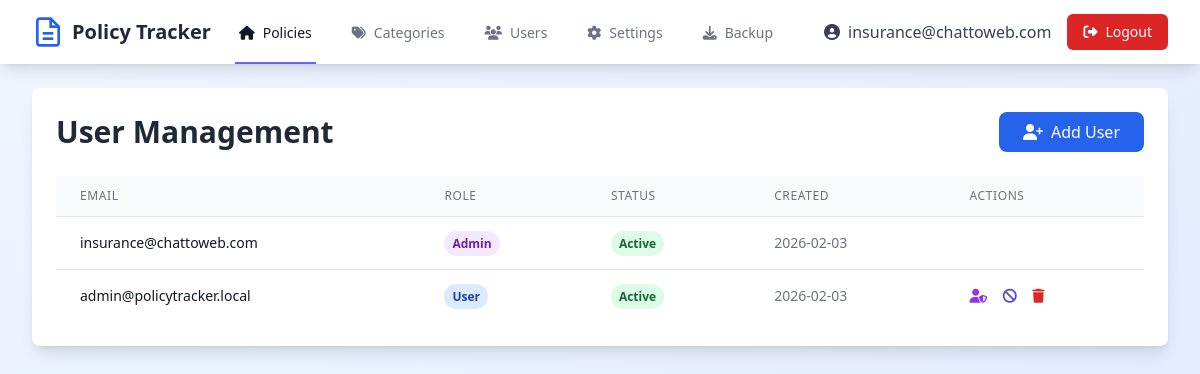
Page /users (signed in) on the committed database.
### tables this page shows
CREATE TABLE users
                 (id INTEGER PRIMARY KEY AUTOINCREMENT,
                  email TEXT UNIQUE NOT NULL,
                  password TEXT NOT NULL,
                  is_admin INTEGER DEFAULT 0,
                  enabled INTEGER DEFAULT 1,
                  created_at TIMESTAMP DEFAULT CURRENT_TIMESTAMP);

### app.py (the view)
@app.route('/users')
@admin_required
def users():
    conn = get_db()
    c = conn.cursor()
    c.execute("SELECT id, email, is_admin, enabled, created_at FROM users ORDER BY created_at DESC")
    users_list = c.fetchall()
    conn.close()
    return render_template('users.html', users=users_list)

### app.py (called while the page is built)
def get_db():
    conn = sqlite3.connect(DB_PATH)
    conn.row_factory = sqlite3.Row
    return conn

@app.context_processor
def inject_now():
    return {'now': datetime.now()}

def admin_required(f):
    @wraps(f)
    def decorated_function(*args, **kwargs):
        if 'user_id' not in session:
            flash('Please log in to access this page.', 'error')
            return redirect(url_for('login'))
        conn = get_db()
        c = conn.cursor()
        c.execute("SELECT is_admin, enabled FROM users WHERE id = ?", (session['user_id'],))
        user = c.fetchone()
        conn.close()
        if not user or not user['enabled']:
            session.clear()
            flash('Your account has been disabled.', 'error')
            return redirect(url_for('login'))
        if not user['is_admin']:
            flash('You do not have permission to access this page.', 'error')
            return redirect(url_for('index'))
        return f(*args, **kwargs)
    return decorated_function

### templates/users.html (shortened to what this page needs)
{% extends "base.html" %}
{% block content %}
<div class="bg-white rounded-lg shadow-lg p-6">
    <div class="flex justify-between items-center mb-6">
        <h1 class="text-3xl font-bold text-gray-800">User Management</h1>
        <button onclick="document.getElementById('addUserModal').classList.remove('hidden')"
                class="bg-blue-600 text-white px-6 py-2 rounded-lg hover:bg-blue-700 transition duration-200">
            <i class="fas fa-user-plus mr-2"></i>Add User
        </button>
    </div>
    <div class="overflow-x-auto">
        <table class="min-w-full divide-y divide-gray-200">
            <thead class="bg-gray-50">
                <tr>
                    <th class="px-6 py-3 text-left text-xs font-medium text-gray-500 uppercase tracking-wider">Email</th>
                    <th class="px-6 py-3 text-left text-xs font-medium text-gray-500 uppercase tracking-wider">Role</th>
                    <th class="px-6 py-3 text-left text-xs font-medium text-gray-500 uppercase tracking-wider">Status</th>
                    <th class="px-6 py-3 text-left text-xs font-medium text-gray-500 uppercase tracking-wider">Created</th>
                    <th class="px-6 py-3 text-left text-xs font-medium text-gray-500 uppercase tracking-wider">Actions</th>
                </tr>
            </thead>
            <tbody class="bg-white divide-y divide-gray-200">
                {% for user in users %}
                <tr>
                    <td class="px-6 py-4 whitespace-nowrap text-sm font-medium text-gray-900">{{ user.email }}</td>
                    <td class="px-6 py-4 whitespace-nowrap text-sm text-gray-500">
                        {% if user.is_admin %}
                        <span class="px-2 py-1 bg-purple-100 text-purple-800 rounded-full text-xs font-semibold">Admin</span>
                        {% else %}
                        <span class="px-2 py-1 bg-blue-100 text-blue-800 rounded-full text-xs font-semibold">User</span>
                        {% endif %}
                    </td>
                    <td class="px-6 py-4 whitespace-nowrap text-sm">
                        {% if user.enabled %}
                        <span class="px-2 py-1 bg-green-100 text-green-800 rounded-full text-xs font-semibold">Active</span>
                        {% else %}
                        <span class="px-2 py-1 bg-red-100 text-red-800 rounded-full text-xs font-semibold">Disabled</span>
                        {% endif %}
                    </td>
                    <td class="px-6 py-4 whitespace-nowrap text-sm text-gray-500">{{ user.created_at[:10] }}</td>
                    <td class="px-6 py-4 whitespace-nowrap text-sm font-medium">
                        {% if user.id != session.user_id %}
                        <a href="{{ url_for('toggle_admin', id=user.id) }}"
                           class="text-purple-600 hover:text-purple-900 mr-3"
                           title="Toggle Admin">
                            <i class="fas fa-user-shield"></i>
                        </a>
                        <a href="{{ url_for('toggle_user', id=user.id) }}"
                           class="text-indigo-600 hover:text-indigo-900 mr-3"
                           title="Enable/Disable">
                            <i class="fas fa-{% if user.enabled %}ban{% else %}check-circle{% endif %}"></i>
                        </a>
                        <a href="{{ url_for('delete_user', id=user.id) }}"
                           onclick="return confirm('Are you sure you want to delete this user?')"
                           class="text-red-600 hover:text-red-900"
                           title="Delete">
                            <i class="fas fa-trash"></i>
                        </a>
                        {% endif %}
                    </td>
                </tr>
                {% endfor %}
            </tbody>
        </table>
    </div>
</div>
{% endblock %}

### templates/base.html (shortened to what this page needs)
<!DOCTYPE html>
<html lang="en">
<head>
    <script src="https://cdn.tailwindcss.com"></script>
    <link rel="stylesheet" href="https://cdnjs.cloudflare.com/ajax/libs/font-awesome/6.4.0/css/all.min.css">
</head>
<body class="bg-gradient-to-br from-blue-50 to-indigo-100 min-h-screen">
    {% if session.user_id %}
    <nav class="bg-white shadow-lg">
        <div class="max-w-7xl mx-auto px-4 sm:px-6 lg:px-8">
            <div class="flex justify-between h-16">
                <div class="flex">
                    <div class="flex-shrink-0 flex items-center">
                        <span class="ml-2 text-xl font-bold text-gray-800">Policy Tracker</span>
                    </div>
                    <div class="hidden sm:ml-6 sm:flex sm:space-x-8">
                        <a href="{{ url_for('index') }}" class="border-indigo-500 text-gray-900 inline-flex items-center px-1 pt-1 border-b-2 text-sm font-medium">
                            <i class="fas fa-home mr-2"></i>Policies
                        </a>
                        <a href="{{ url_for('manage_categories') }}" class="border-transparent text-gray-500 hover:border-gray-300 hover:text-gray-700 inline-flex items-center px-1 pt-1 border-b-2 text-sm font-medium">
                            <i class="fas fa-tags mr-2"></i>Categories
                        </a>
                        {% if session.is_admin %}
                        <a href="{{ url_for('users') }}" class="border-transparent text-gray-500 hover:border-gray-300 hover:text-gray-700 inline-flex items-center px-1 pt-1 border-b-2 text-sm font-medium">
                            <i class="fas fa-users mr-2"></i>Users
                        </a>
                        <a href="{{ url_for('settings') }}" class="border-transparent text-gray-500 hover:border-gray-300 hover:text-gray-700 inline-flex items-center px-1 pt-1 border-b-2 text-sm font-medium">
                            <i class="fas fa-cog mr-2"></i>Settings
                        </a>
                        <a href="{{ url_for('backup') }}" class="border-transparent text-gray-500 hover:border-gray-300 hover:text-gray-700 inline-flex items-center px-1 pt-1 border-b-2 text-sm font-medium">
                            <i class="fas fa-download mr-2"></i>Backup
                        </a>
                        {% endif %}
                    </div>
                </div>
                <div class="hidden sm:ml-6 sm:flex sm:items-center space-x-4">
                    <a href="{{ url_for('account') }}" class="text-gray-700 hover:text-gray-900">
                        <i class="fas fa-user-circle mr-2"></i>{{ session.email }}
                    </a>
                    <a href="{{ url_for('logout') }}" class="bg-red-600 text-white px-4 py-2 rounded-md text-sm font-medium hover:bg-red-700">
                        <i class="fas fa-sign-out-alt mr-2"></i>Logout
                    </a>
                </div>
            </div>
        </div>
    </nav>
    {% endif %}
    <div class="max-w-7xl mx-auto py-6 sm:px-6 lg:px-8">
        {% block content %}{% endblock %}
    </div>
</body>
</html>

### rows in the picture
users: email "insurance@chattoweb.com", is_admin "Admin", enabled "Active", created_at "2026-02-03"
users: email "admin@policytracker.local", is_admin "User", enabled "Active", created_at "2026-02-03"
